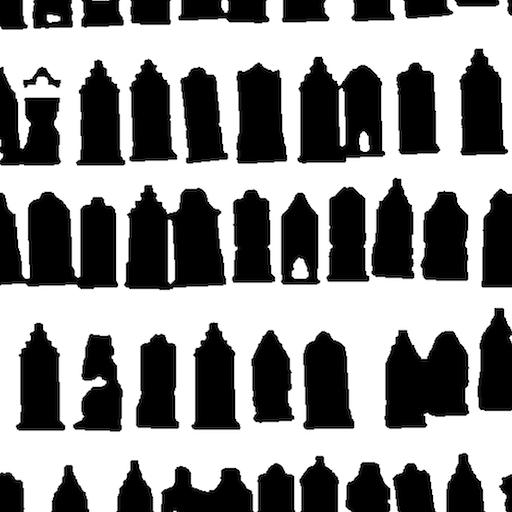
#> input picture MY PCV/Chapter1/test.jpg, 512 x 512 px
$ python -i harris.py   (imports and definitions only)
#> lines starting #> are read from the running program, lines starting #| are printed output that depends on the picture
from PIL import Image as IM
import numpy as np
import matplotlib.pyplot as plt
from scipy.ndimage import filters

def computeHarrisResponse(im, sigma=3):
    """ Compute the Harris corner detector response function
    for each pixel in a graylevel image"""

    # derivatives
    imx = np.zeros(im.shape)
    filters.gaussian_filter(im, (sigma, sigma), (0,1), imx)

    imy = np.zeros(im.shape)
    filters.gaussian_filter(im, (sigma, sigma), (1,0), imy)

    # compute components of the Harris matrix
    # from fomular (2.1) page 29 in the book
    # "Programming Computer Vision with Python - Jan Erik Solem"
    Wxx = filters.gaussian_filter(imx*imx, sigma)
    Wxy = filters.gaussian_filter(imx*imy, sigma)
    Wyy = filters.gaussian_filter(imy*imy, sigma)

    # determinant and trace
    Wdeterminant = Wxx*Wyy - (Wxy**2)
    Wtrace = Wxx + Wyy

    return Wdeterminant / Wtrace

# [146 lines left out: functions getHarrisPoints, plotHarrisPoints, getDescriptors, match, matchTwoSided, appendimages and 1 more, not called in this run]


>>> import cv2
>>> picture = cv2.imread('../../MY PCV/Chapter1/test.jpg', cv2.IMREAD_GRAYSCALE)
#> picture is the input picture: shape (512, 512); min 0, max 255, mean 140.4
>>> result = computeHarrisResponse(picture)
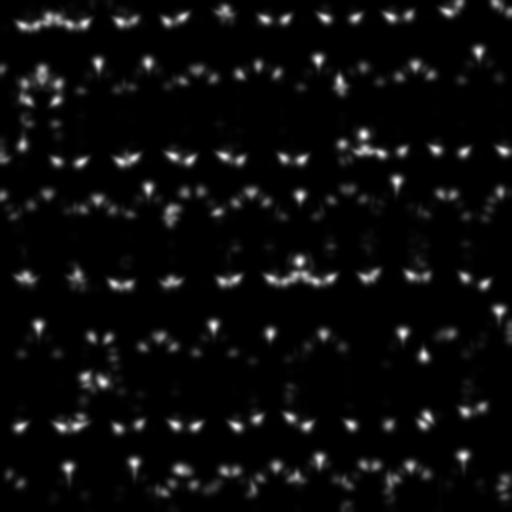
#> result: shape (512, 512) float64; 0.02% of the values are NaN or infinite; the others: min -5.53e-41, max 130.5, mean 6.18; drawn with min black, max white, NaN and infinite black
